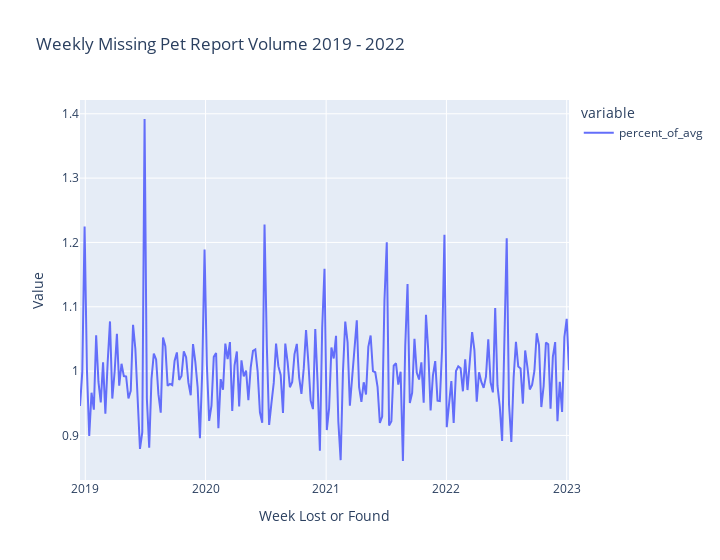

Notebook source saved alongside this figure:
### Markdown cell above
### Join weekly report data to weekly event data

### Code cell
wfig = px.line(weekly_data,
  x='week',
  y=['percent_of_avg'],
  title='Weekly Missing Pet Report Volume 2019 - 2022',
  width=720,
  labels={
    'value': 'Value',
    'week': 'Week Lost or Found'
  }
)
wfig.show()

### Figure 1 — Plotly figure (JSON) as saved in the notebook; plotly's stock layout.template omitted (floating-point values rounded to 4 significant figures; data arrays with more than 128 entries replaced by an {"elided": "..."} marker saying what was removed)
{"data": [{"hovertemplate": "variable=percent_of_avg<br>Week Lost or Found=%{x}<br>Value=%{y}<extra></extra>", "legendgroup": "percent_of_avg", "line": {"color": "#636efa", "dash": "solid"}, "marker": {"symbol": "circle"}, "mode": "lines", "name": "percent_of_avg", "orientation": "v", "showlegend": true, "type": "scatter", "x": {"elided": "213 str values"}, "xaxis": "x", "y": {"elided": "213 float values"}, "yaxis": "y"}], "layout": {"legend": {"title": {"text": "variable"}, "tracegroupgap": 0}, "title": {"text": "Weekly Missing Pet Report Volume 2019 - 2022"}, "width": 720, "xaxis": {"anchor": "y", "domain": [0, 1], "title": {"text": "Week Lost or Found"}}, "yaxis": {"anchor": "x", "domain": [0, 1], "title": {"text": "Value"}}}}
